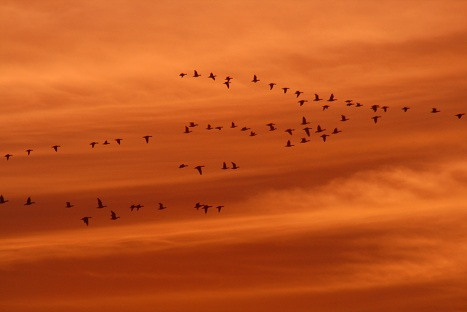
%> input picture karr.4a.jpg, 467 x 312 px
$ octave --eval "result = imenergy(imread('karr.4a.jpg'));"   (GNU Octave 9; MATLAB toolbox functions it lacks are replaced by stand-ins)
%> lines starting %> are read from the running program, lines starting %| are printed output that depends on the picture
function E = imenergy(I)
% Author: Steven Karr
% Date: 10-9-15
% Class: CS 534, Dyer
% Purpose: calculates the energy image from an RGB image

    % Converts image to double
    dblI = im2double(I);

    % Converts image to grayscale
	gI = rgb2gray(dblI);
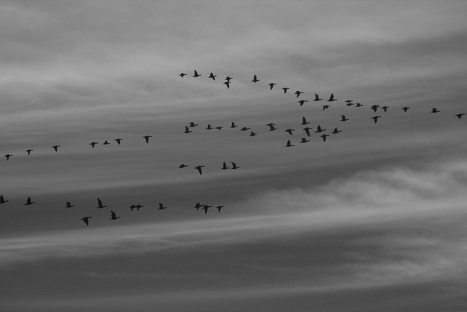
%> gI: size 312x467 double; min 0.0434, max 0.667, mean 0.435

    % Uses MATLAB function imgradient() to calculate energy image
	[Gmag, Gdir] = imgradient(gI);
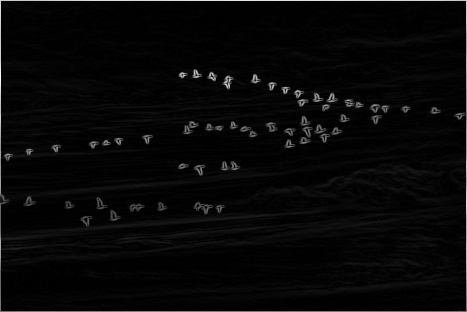
%> Gmag: size 312x467 double; min 0, max 2.6, mean 0.082; drawn with min black and max white
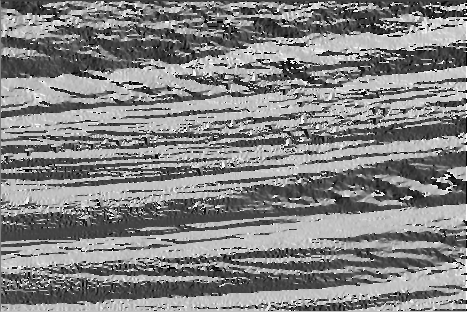
%> Gdir: size 312x467 double; min -180, max 180, mean 6.5; drawn with min black and max white

    % Returns result
    E = Gmag;
end
